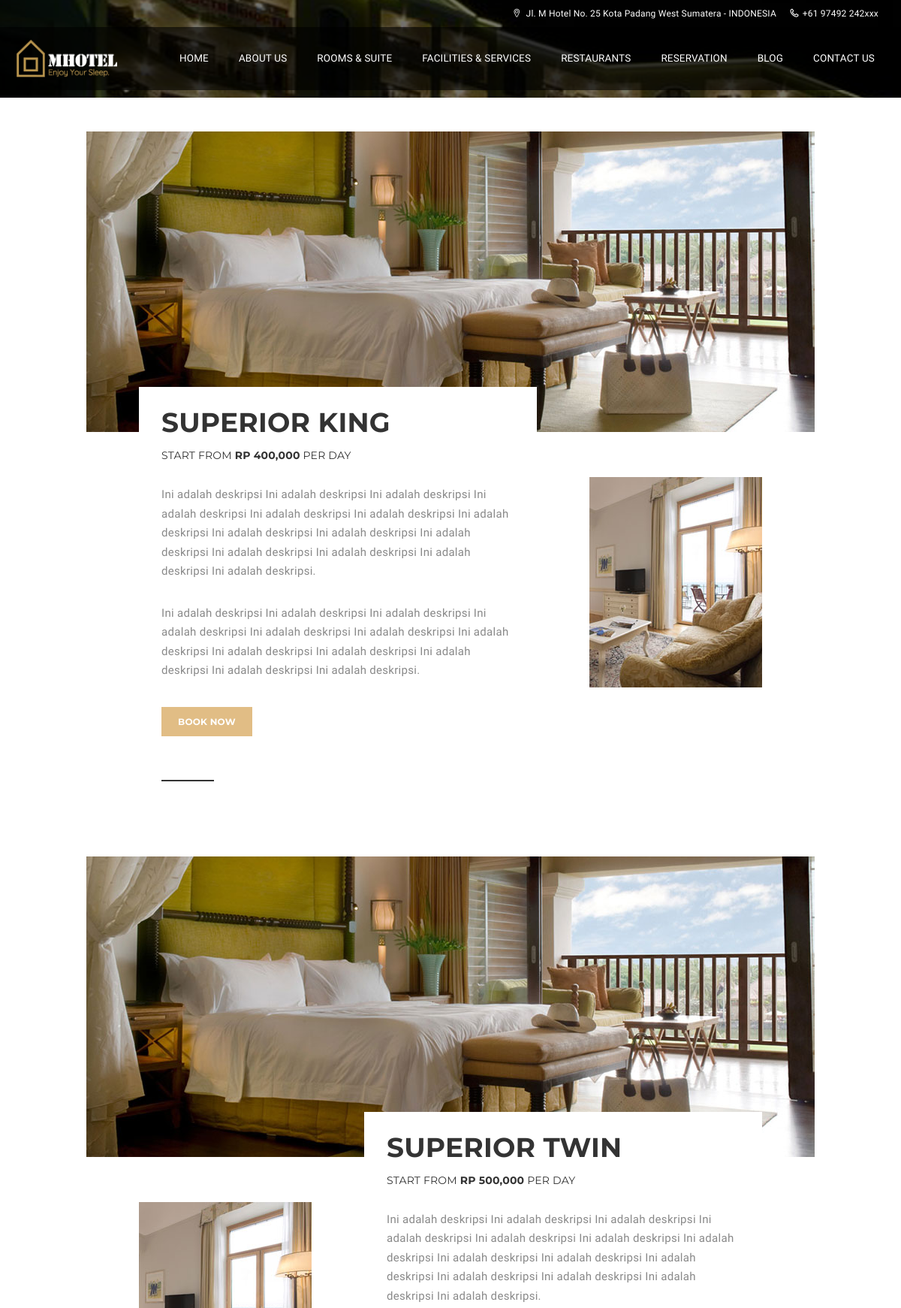
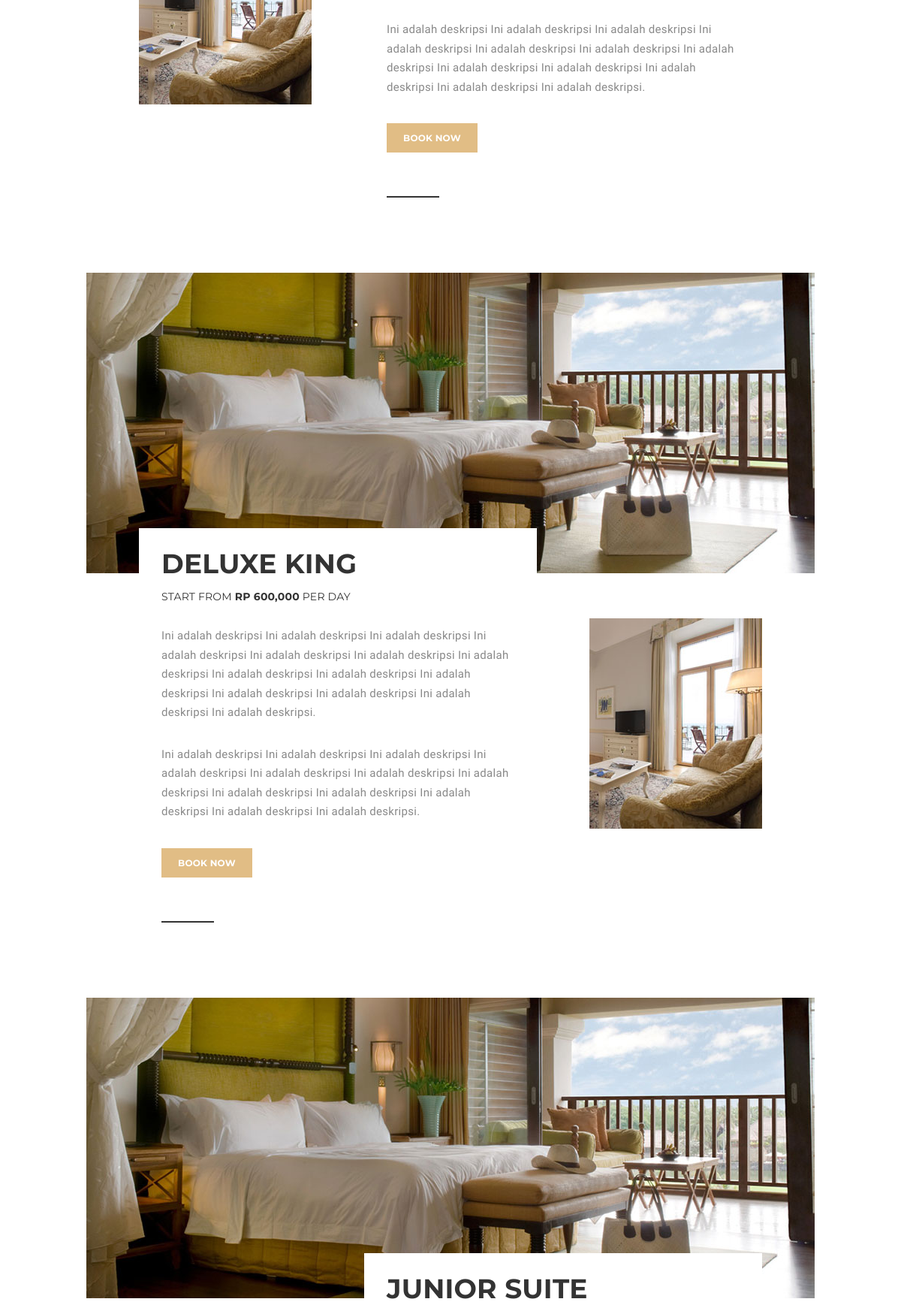
Page /index.php/rooms (upper part) on the committed database (2 pictures, top to bottom).
### tables this page shows
CREATE TABLE IF NOT EXISTS `kontak` (
  `kd_kontak` int(11) NOT NULL AUTO_INCREMENT,
  `des` text NOT NULL,
  `alamat` text NOT NULL,
  `telp` text NOT NULL,
  `email` text NOT NULL,
  PRIMARY KEY (`kd_kontak`)
);

CREATE TABLE IF NOT EXISTS `compare` (
  `kd_compare` int(11) NOT NULL AUTO_INCREMENT,
  `type` text NOT NULL,
  `gambar` text NOT NULL,
  `gambar_large` text NOT NULL,
  `gambar_kotak` text NOT NULL,
  `gambar_view` text NOT NULL,
  `max` text NOT NULL,
  `bed` text NOT NULL,
  `view` text NOT NULL,
  `detail` text NOT NULL,
  `rate` double DEFAULT NULL,
  PRIMARY KEY (`kd_compare`)
);

### application/controllers/Rooms.php (called while the page is built, shortened)
<?php
class Rooms extends CI_Controller{
	function __construct(){
		$this->load->model('M_room','m_room');
		$this->load->model('M_pengunjung','m_pengunjung');
	}
	function index(){
		$x['data']=$this->m_room->get_all_room();
		$this->load->view('frontend/rooms_view',$x);
	}
}

### index.php (called while the page is built, shortened)
<?php
require_once BASEPATH.'core/CodeIgniter.php';

### application/models/M_room.php (called while the page is built, shortened)
<?php
class M_room extends CI_Model{
	function get_all_room(){
		$hsl=$this->db->get('compare');
		return $hsl;
	}
}

### application/views/frontend/rooms_view.php (the view, shortened to what this page needs)
<!DOCTYPE html>
<html lang="en">
<head>
    <link rel="stylesheet" type="text/css" href="<?php echo base_url().'theme/css/lib/font-awesome.min.css'?>">
    <link rel="stylesheet" type="text/css" href="<?php echo base_url().'theme/css/lib/font-lotusicon.css'?>">
    <link rel="stylesheet" type="text/css" href="<?php echo base_url().'theme/css/lib/bootstrap.min.css'?>">
    <link rel="stylesheet" type="text/css" href="<?php echo base_url().'theme/css/lib/owl.carousel.css'?>">
    <link rel="stylesheet" type="text/css" href="<?php echo base_url().'theme/css/lib/jquery-ui.min.css'?>">
    <link rel="stylesheet" type="text/css" href="<?php echo base_url().'theme/css/lib/magnific-popup.css'?>">
    <link rel="stylesheet" type="text/css" href="<?php echo base_url().'theme/css/lib/settings.css'?>">
    <link rel="stylesheet" type="text/css" href="<?php echo base_url().'theme/css/lib/bootstrap-select.min.css'?>">
    <link rel="stylesheet" type="text/css" href="<?php echo base_url().'theme/css/helper.css'?>">
    <link rel="stylesheet" type="text/css" href="<?php echo base_url().'theme/css/custom.css'?>">
    <link rel="stylesheet" type="text/css" href="<?php echo base_url().'theme/css/responsive.css'?>">
    <link rel="stylesheet" type="text/css" href="<?php echo base_url().'theme/css/style.css'?>">
</head>
<body>
    <div id="page-wrap">
        <header id="header" class="header-v2">
           <?php $this->load->view('frontend/headertop');?>
        </header>
        <section class="section-sub-banner bg-9">
            <div class="sub-banner">
                <div class="container">
                    <div class="text text-center">
                    </div>
                </div>
            </div>
        </section>
        <section class="section-room bg-white">
            <div class="container">
                <div class="room-wrap-3">
                    <div class="row">
                        <div class="col-lg-10 col-lg-offset-1">
							<?php foreach ($data->result() as $row):
                                if (($row->kd_compare) %2 == 0){
                                    $rata='room_item-3 thumbs-right';
                                }else{
                                    $rata='room_item-3';
                                }
                            ?>
                            <div class="<?php echo $rata;?>">
                                <div class="img">
                                    <a href="<?php echo site_url('reservation');?>">
                                        <img src="<?php echo base_url(). 'assets/images/'.$row->gambar_large;?>" alt="">
                                    </a>
                                </div>
                                <div class="text-thumbs">
                                    <div class="thumbs">
                                        <a href="<?php echo site_url('reservation');?>"><img src="<?php echo base_url(). 'assets/images/'. $row->gambar_kotak;?>" alt=""></a>
                                    </div>
                                    <div class="text">
                                        <h2><a href="#"><?php echo $row->type;?></a></h2>
                                        <span class="price">Start from <span class="amout"><b><?php echo 'Rp '.number_format($row->rate);?></b></span> per day</span>
                                        <?php echo $row->detail;?>
										<a href="<?php echo site_url('reservation');?>" class="awe-btn awe-btn-13">BOOK NOW</a>
                                    </div>
                                </div>
                            </div>
							<?php endforeach; ?>
            </div>
        </section>
    </div>
</body>
</html>

### application/views/frontend/headertop.php
<div class="header_top">
             <div class="container">
                 <div class="header_left float-right">
		<?php
			$sql=$this->db->query("SELECT * from kontak");
			$header=$sql->row_array();
		?>
                     <span><i class="lotus-icon-location"></i> <?php echo $header['alamat']?></span>
                     <span><i class="lotus-icon-phone"></i><?php echo $header['telp']?></span>
                 </div>
             </div>
         </div>

### rows in the picture
kontak: alamat "Jl. M Hotel No. 25 Kota Padang West Sumatera - INDONESIA", telp "+61 97492 242xxx"
compare: gambar_large (picture), gambar_kotak (picture), type "SUPERIOR KING", rate "400,000", detail "Ini adalah deskripsi Ini adalah deskripsi Ini adalah deskripsi Ini adalah deskripsi Ini adalah deskripsi Ini adalah deskripsi Ini adalah deskripsi Ini adalah deskripsi Ini adalah deskripsi Ini adalah deskripsi Ini adalah deskripsi Ini adalah deskripsi Ini adalah deskripsi Ini adalah deskripsi. Ini adalah deskripsi Ini adalah deskripsi Ini adalah deskripsi Ini adalah deskripsi Ini adalah deskripsi Ini adalah deskripsi Ini adalah deskripsi Ini adalah deskripsi Ini adalah deskripsi Ini adalah deskripsi Ini adalah deskripsi Ini adalah deskripsi."
compare: gambar_large (picture), gambar_kotak (picture), type "SUPERIOR TWIN", rate "500,000", detail "Ini adalah deskripsi Ini adalah deskripsi Ini adalah deskripsi Ini adalah deskripsi Ini adalah deskripsi Ini adalah deskripsi Ini adalah deskripsi Ini adalah deskripsi Ini adalah deskripsi Ini adalah deskripsi Ini adalah deskripsi Ini adalah deskripsi Ini adalah deskripsi Ini adalah deskripsi. Ini adalah deskripsi Ini adalah deskripsi Ini adalah deskripsi Ini adalah deskripsi Ini adalah deskripsi Ini adalah deskripsi Ini adalah deskripsi Ini adalah deskripsi Ini adalah deskripsi Ini adalah deskripsi Ini adalah deskripsi Ini adalah deskripsi."
compare: gambar_large (picture), gambar_kotak (picture), type "DELUXE KING", rate "600,000", detail "Ini adalah deskripsi Ini adalah deskripsi Ini adalah deskripsi Ini adalah deskripsi Ini adalah deskripsi Ini adalah deskripsi Ini adalah deskripsi Ini adalah deskripsi Ini adalah deskripsi Ini adalah deskripsi Ini adalah deskripsi Ini adalah deskripsi Ini adalah deskripsi Ini adalah deskripsi. Ini adalah deskripsi Ini adalah deskripsi Ini adalah deskripsi Ini adalah deskripsi Ini adalah deskripsi Ini adalah deskripsi Ini adalah deskripsi Ini adalah deskripsi Ini adalah deskripsi Ini adalah deskripsi Ini adalah deskripsi Ini adalah deskripsi."
compare: gambar_large (picture), type "JUNIOR SUITE"
